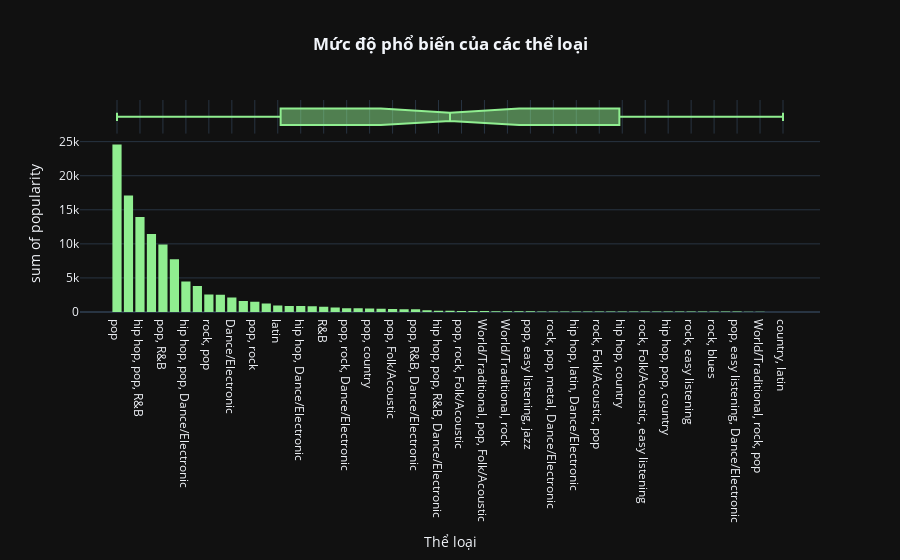

Source (notebook cell):
### Code cell
fig=px.histogram(df.groupby('genre',as_index=False).sum().sort_values(by='popularity',ascending=False), labels={'genre': 'Thể loại'}, x='genre',y='popularity',color_discrete_sequence=['lightgreen'],template='plotly_dark',marginal='box',title='<b>Mức độ phổ biến của các thể loại</b>')
fig.update_layout(title_x=0.5)

### Figure 1 — Plotly figure (JSON) as saved in the notebook; plotly's stock layout.template omitted (floating-point values rounded to 4 significant figures)
{"data": [{"alignmentgroup": "True", "bingroup": "x", "histfunc": "sum", "hovertemplate": "Thể loại=%{x}<br>sum of popularity=%{y}<extra></extra>", "legendgroup": "", "marker": {"color": "lightgreen", "pattern": {"shape": ""}}, "name": "", "offsetgroup": "", "orientation": "v", "showlegend": false, "x": ["pop", "hip hop, pop", "hip hop, pop, R&B", "pop, Dance/Electronic", "pop, R&B", "hip hop", "hip hop, pop, Dance/Electronic", "rock", "rock, pop", "rock, metal", "Dance/Electronic", "pop, latin", "pop, rock", "set()", "latin", "hip hop, pop, latin", "hip hop, Dance/Electronic", "pop, rock, metal", "R&B", "metal", "pop, rock, Dance/Electronic", "hip hop, pop, rock", "pop, country", "country", "pop, Folk/Acoustic", "rock, pop, Dance/Electronic", "pop, R&B, Dance/Electronic", "rock, pop, metal", "hip hop, pop, R&B, Dance/Electronic", "hip hop, R&B", "pop, rock, Folk/Acoustic", "Folk/Acoustic, pop", "World/Traditional, pop, Folk/Acoustic", "rock, blues, latin", "World/Traditional, rock", "World/Traditional, hip hop", "pop, easy listening, jazz", "hip hop, pop, R&B, latin", "rock, pop, metal, Dance/Electronic", "hip hop, rock, pop", "hip hop, latin, Dance/Electronic", "easy listening", "rock, Folk/Acoustic, pop", "World/Traditional, Folk/Acoustic", "hip hop, country", "Folk/Acoustic, rock, pop", "rock, Folk/Acoustic, easy listening", "rock, classical", "hip hop, pop, country", "World/Traditional, pop", "rock, easy listening", "pop, R&B, easy listening", "rock, blues", "rock, R&B, Folk/Acoustic, pop", "pop, easy listening, Dance/Electronic", "rock, Dance/Electronic", "World/Traditional, rock, pop", "Folk/Acoustic, rock", "country, latin"], "xaxis": "x", "y": [24580, 17100, 13926, 11448, 9900, 7757, 4466, 3805, 2574, 2539, 2122, 1613, 1500, 1264, 936, 893, 889, 826, 786, 648, 559, 550, 527, 466, 424, 411, 404, 242, 193, 191, 158, 156, 135, 123, 120, 118, 115, 77, 76, 75, 72, 72, 71, 69, 69, 68, 65, 63, 62, 61, 60, 60, 59, 58, 58, 54, 35, 0, 0], "yaxis": "y", "type": "histogram"}, {"alignmentgroup": "True", "hovertemplate": "Thể loại=%{x}<extra></extra>", "legendgroup": "", "marker": {"color": "lightgreen"}, "name": "", "notched": true, "offsetgroup": "", "showlegend": false, "x": ["pop", "hip hop, pop", "hip hop, pop, R&B", "pop, Dance/Electronic", "pop, R&B", "hip hop", "hip hop, pop, Dance/Electronic", "rock", "rock, pop", "rock, metal", "Dance/Electronic", "pop, latin", "pop, rock", "set()", "latin", "hip hop, pop, latin", "hip hop, Dance/Electronic", "pop, rock, metal", "R&B", "metal", "pop, rock, Dance/Electronic", "hip hop, pop, rock", "pop, country", "country", "pop, Folk/Acoustic", "rock, pop, Dance/Electronic", "pop, R&B, Dance/Electronic", "rock, pop, metal", "hip hop, pop, R&B, Dance/Electronic", "hip hop, R&B", "pop, rock, Folk/Acoustic", "Folk/Acoustic, pop", "World/Traditional, pop, Folk/Acoustic", "rock, blues, latin", "World/Traditional, rock", "World/Traditional, hip hop", "pop, easy listening, jazz", "hip hop, pop, R&B, latin", "rock, pop, metal, Dance/Electronic", "hip hop, rock, pop", "hip hop, latin, Dance/Electronic", "easy listening", "rock, Folk/Acoustic, pop", "World/Traditional, Folk/Acoustic", "hip hop, country", "Folk/Acoustic, rock, pop", "rock, Folk/Acoustic, easy listening", "rock, classical", "hip hop, pop, country", "World/Traditional, pop", "rock, easy listening", "pop, R&B, easy listening", "rock, blues", "rock, R&B, Folk/Acoustic, pop", "pop, easy listening, Dance/Electronic", "rock, Dance/Electronic", "World/Traditional, rock, pop", "Folk/Acoustic, rock", "country, latin"], "xaxis": "x2", "yaxis": "y2", "type": "box"}], "layout": {"xaxis": {"anchor": "y", "domain": [0, 1], "title": {"text": "Thể loại"}, "type": "category", "range": [-3.222, 61.22], "autorange": true}, "yaxis": {"anchor": "x", "domain": [0, 0.8316], "title": {"text": "sum of popularity"}, "type": "linear", "range": [0, 25870.0], "autorange": true}, "xaxis2": {"anchor": "y2", "domain": [0, 1], "matches": "x", "showticklabels": false, "showgrid": true, "type": "category", "range": [-3.222, 61.22], "autorange": true}, "yaxis2": {"anchor": "x2", "domain": [0.8416, 1], "matches": "y2", "showticklabels": false, "showline": false, "ticks": "", "showgrid": false, "type": "category", "range": [-0.5, 0.5], "autorange": true}, "legend": {"tracegroupgap": 0}, "title": {"text": "<b>Mức độ phổ biến của các thể loại</b>", "x": 0.5}, "barmode": "relative", "autosize": true}}
